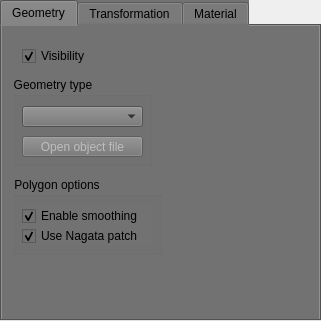
<?xml version="1.0" encoding="UTF-8"?>
<ui version="4.0">
 <class>SingleObjectItemWidget</class>
 <widget class="QWidget" name="SingleObjectItemWidget">
  <property name="geometry">
   <rect>
    <x>0</x>
    <y>0</y>
    <width>321</width>
    <height>321</height>
   </rect>
  </property>
  <property name="windowTitle">
   <string>Form</string>
  </property>
  <widget class="QTabWidget" name="single_object_setting_tab">
   <property name="geometry">
    <rect>
     <x>0</x>
     <y>0</y>
     <width>321</width>
     <height>321</height>
    </rect>
   </property>
   <property name="styleSheet">
    <string notr="true">background-color: rgb(114, 114, 114);</string>
   </property>
   <property name="currentIndex">
    <number>0</number>
   </property>
   <widget class="QWidget" name="Geometry">
    <attribute name="title">
     <string>Geometry</string>
    </attribute>
    <widget class="QCheckBox" name="visibility_checkbox">
     <property name="geometry">
      <rect>
       <x>20</x>
       <y>20</y>
       <width>71</width>
       <height>20</height>
      </rect>
     </property>
     <property name="text">
      <string>Visibility</string>
     </property>
     <property name="checked">
      <bool>true</bool>
     </property>
    </widget>
    <widget class="QGroupBox" name="geometry_type_box">
     <property name="geometry">
      <rect>
       <x>10</x>
       <y>50</y>
       <width>141</width>
       <height>91</height>
      </rect>
     </property>
     <property name="title">
      <string>Geometry type</string>
     </property>
     <widget class="QComboBox" name="geometry_type_combobox">
      <property name="geometry">
       <rect>
        <x>10</x>
        <y>30</y>
        <width>121</width>
        <height>21</height>
       </rect>
      </property>
     </widget>
     <widget class="QPushButton" name="open_object_file_button">
      <property name="enabled">
       <bool>false</bool>
      </property>
      <property name="geometry">
       <rect>
        <x>10</x>
        <y>60</y>
        <width>121</width>
        <height>21</height>
       </rect>
      </property>
      <property name="text">
       <string>Open object file</string>
      </property>
     </widget>
    </widget>
    <widget class="QGroupBox" name="polygon_options_box">
     <property name="geometry">
      <rect>
       <x>10</x>
       <y>150</y>
       <width>151</width>
       <height>80</height>
      </rect>
     </property>
     <property name="title">
      <string>Polygon options</string>
     </property>
     <widget class="QCheckBox" name="smoothing_checkbox">
      <property name="geometry">
       <rect>
        <x>10</x>
        <y>30</y>
        <width>131</width>
        <height>20</height>
       </rect>
      </property>
      <property name="text">
       <string>Enable smoothing</string>
      </property>
      <property name="checked">
       <bool>true</bool>
      </property>
     </widget>
     <widget class="QCheckBox" name="nagata_patch_checkbox">
      <property name="geometry">
       <rect>
        <x>10</x>
        <y>50</y>
        <width>131</width>
        <height>20</height>
       </rect>
      </property>
      <property name="text">
       <string>Use Nagata patch</string>
      </property>
      <property name="checked">
       <bool>true</bool>
      </property>
     </widget>
    </widget>
   </widget>
   <widget class="QWidget" name="Transformation">
    <attribute name="title">
     <string>Transformation</string>
    </attribute>
    <widget class="QFrame" name="transformation_frame">
     <property name="geometry">
      <rect>
       <x>0</x>
       <y>0</y>
       <width>311</width>
       <height>291</height>
      </rect>
     </property>
     <property name="frameShape">
      <enum>QFrame::NoFrame</enum>
     </property>
     <property name="frameShadow">
      <enum>QFrame::Raised</enum>
     </property>
    </widget>
   </widget>
   <widget class="QWidget" name="Material">
    <attribute name="title">
     <string>Material</string>
    </attribute>
    <widget class="QGroupBox" name="surface_scattering_box">
     <property name="geometry">
      <rect>
       <x>10</x>
       <y>10</y>
       <width>141</width>
       <height>61</height>
      </rect>
     </property>
     <property name="title">
      <string>Surface scattering</string>
     </property>
     <widget class="QComboBox" name="surface_scattering_combobox">
      <property name="geometry">
       <rect>
        <x>10</x>
        <y>30</y>
        <width>121</width>
        <height>21</height>
       </rect>
      </property>
     </widget>
    </widget>
    <widget class="QGroupBox" name="emitter_box">
     <property name="geometry">
      <rect>
       <x>160</x>
       <y>10</y>
       <width>141</width>
       <height>61</height>
      </rect>
     </property>
     <property name="title">
      <string>Emitter</string>
     </property>
     <widget class="QComboBox" name="emitter_combobox">
      <property name="geometry">
       <rect>
        <x>30</x>
        <y>30</y>
        <width>101</width>
        <height>21</height>
       </rect>
      </property>
     </widget>
     <widget class="QCheckBox" name="light_source_checkbox">
      <property name="geometry">
       <rect>
        <x>10</x>
        <y>30</y>
        <width>16</width>
        <height>20</height>
       </rect>
      </property>
      <property name="text">
       <string/>
      </property>
     </widget>
    </widget>
   </widget>
  </widget>
 </widget>
 <resources/>
 <connections/>
</ui>
